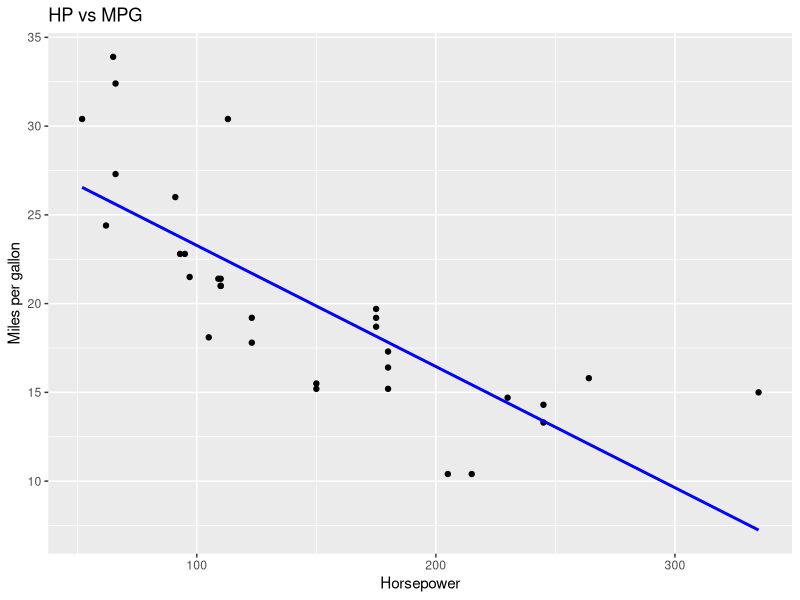

R code for this plot:
a<- c(1,2,3,4,5)
f <- 1:100
b<- c(5)
d<- 4
e<- c(6,7,8,9,10,NA)
a+e
a-e
sum(a)
sum(e, na.rm = TRUE)

mean(a)
mode(a)
var(a)  # variance
median(a)
sd(a)   # standard deviation

ch_vec <- c("apple", "banana")

num_vec <- c(10,20,30,40,50)
num_vec[3]
num_vec[3] <- 35

num_vec[c(3,5)] <- c(300, 500)

num_vec <- num_vec[num_vec>30]


# Date: 26/02 -- Thursday 

sorted_vec <- sort(e, decreasing = TRUE)
print(sorted_vec)

# New
seq_vec <- seq(1, 10, by = 2)
print(seq_vec)

seq_vec <- seq(5, 30, by = 5)
print(seq_vec)

seq_vec <- seq(5, 30, 5)
print(seq_vec)

# New
rep_vec <- rep(c(1, 2, 3), times = 3)
print(rep_vec)

print(rep(c(1, 2, 3, 4), times = c(1, 2, 3, 4)))

print(rep(c(1:4), times = c(1:4)))
print(rep(1:4, 1:4))

# New
mat <- matrix(1:9, nrow = 3, ncol = 3)
print(mat)

mat <- matrix(1:9, nrow = 3, ncol = 3, byrow = TRUE)
print(mat)

mat <- matrix(c(3, 1, 3, 14, 2, 0, 50, 1, 5), nrow = 3, ncol = 3)
print(mat)
rownames(mat) <- c("Row1", "Row2", "Row3")
colnames(mat) <- c("Col1", "Col2", "Col3")
print(mat)

print(mat[2:3, 2:3])

mat[c(1, 3), c(1, 3)]



# -----------------------------------------------
# Final
# -----------------------------------------------
IQR(iris$Sepal.Length)

quantile(iris$Sepal.Length, probs = c(0.25, 0.75))

mean((iris$Sepal.Length))
mean(iris$Sepal.Length[iris$Species == "setosa"])

install.packages("dplyr")
install.packages("tidyverse")
library(dplyr)
iris %>%
  group_by(Species) %>%
  summarise(
    count = n(),
    mean_sepal_length = mean(Sepal.Length),
    sd_sepal_length = sd(Sepal.Length),
    mean_petal_length = mean(Petal.Length),
    sd_petal_length = sd(Petal.Length)
  )


# Day - 2
mtcars

install.packages("ggplot2")
library(ggplot2)

ggplot(mtcars, aes(x = hp, y = mpg)) +
  geom_point() +
  geom_smooth(method="lm", se=FALSE, color = "blue") + 
  labs(title="HP vs MPG", x = "Horsepower", y = "Miles per gallon")
